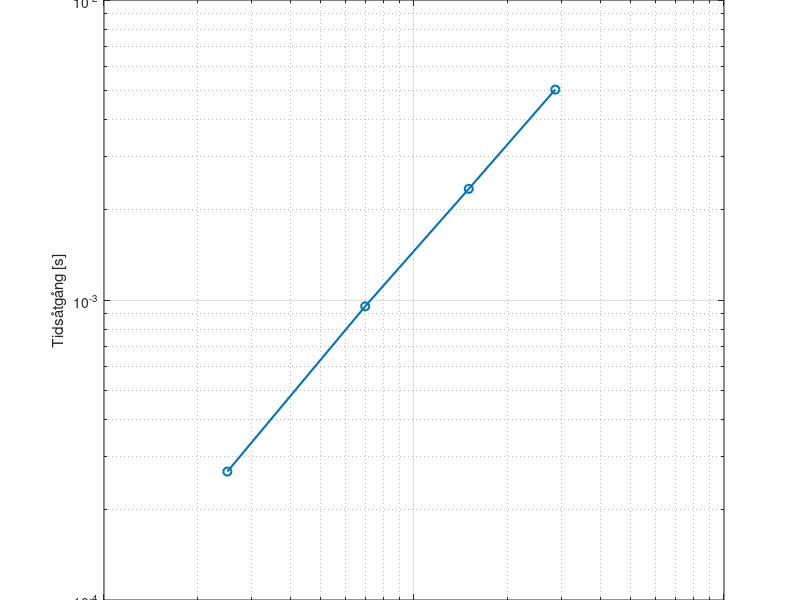

Here is the MATLAB script that generated this plot:
addpath('Matlab/Matlab/labb1-LinjarAlgebra-fackverk')

clear;      % Tar bort alla gamla variabler
clc;        % Rensar kommandofönstret
close all   % Stänger alla figurer

n =100; % antal iterationer;

% Kran 1
load('kran1.mat')
%whos % => A Size 250x250 då 127 noder -2 som sitter i väggen * 2 frihetsgrader x och y led
A = sparse(A);
%Skapa en b vektor med rätt storlek
%b = zeros(250,1); %250  A's size är 250x250
b = rand(250,1); %250  A's size är 250x250
size = [250];
time=0;
for i= 1:n
    timeStart = cputime;
    A\b;
    time = time + (cputime - timeStart);
end
tider = [time/n];
fprintf('Medeltid kran 1 = %.4f s\n', time/n);

% Kran 2
load('kran2.mat')
%whos % => A Size 696x696 då 350 noder -2 som sitter i väggen * 2 frihetsgrader x och y led
A = sparse(A);
%Skapa en b vektor med rätt storlek
%b = zeros(696,1);
b = rand(696,1);
size = [size, 696];
time=0;
for i= 1:n
    timeStart = cputime;
    A\b;
    time = time + (cputime - timeStart);
end
tider = [tider, time/n];
fprintf('Medeltid kran 2 = %.4f s\n', time/n);

% Kran 3
load('kran3.mat')
%whos % => A Size 2x1502 då 753 noder -2 som sitter i väggen * 2 frihetsgrader x och y led
A = sparse(A);
%Skapa en b vektor med rätt storlek
%b = zeros(1502,1);
b = rand(1502,1);
size = [size, 1502];
time=0;
for i= 1:n
    timeStart = cputime;
    A\b;
    time = time + (cputime - timeStart);
end
tider = [tider, time/n];
fprintf('Medeltid kran 3 = %.4f s\n', time/n); 

% Kran 4
load('kran4.mat')
%whos % => A Size 2856x2856 då 1430 noder -2 som sitter i väggen * 2 frihetsgrader x och y led
A = sparse(A);
%Skapa en b vektor med rätt storlek
%b = zeros(2856,1); 
b = rand(2856,1);
size = [size, 2856];
time=0; 
for i= 1:n
    timeStart = cputime;
    A\b;
    time = time + (cputime - timeStart);
end
tider = [tider, time/n];
fprintf('Medeltid kran 4 = %.4f s\n', time/n);

figure;
loglog(size, tider, 'o-', 'LineWidth', 1.5);
xlabel('Antal obekanta');
ylabel('Tidsåtgång [s]');

grid on;

size
tider
% Från uppgiften:
%Om tidsåtgången lyder potenssambandet T ≈ CN^α, där T är tidsåtgången och N är antalet obekanta 
% och C, α konstanter, så kan plottning i loglog-skala ge exponenten α som lutningen
%av resulterande linjen. Detta följer av att ta logaritmen på båda sidor av potenssambandet, vilket ger
%log T ≈log C+ αlog N.

% Linjen blir ganska rak vilket tyder på att sambandet håller hyfsat bra.
% Lutningen kan uppskattas med hjälp av polyfit:
p = polyfit(log(size), log(tider), 1) % 1 betyder linjär passning
lutning = p(1); % Lutningen är första koefficienten
fprintf('Uppskattad exponent α = %.2f\n', lutning);   
title("CPU-tid för Gausselimination på fackverk av olika storlek Uppgift 6, lutning "+lutning);

%Medeltid kran 1 = 0.0003 s
%Medeltid kran 2 = 0.0005 s
%Medeltid kran 3 = 0.0015 s
%Medeltid kran 4 = 0.0030 s

% jämfört med uppgift 4
%Medeltid kran 1 = 0.0072 s
%Medeltid kran 2 = 0.0197 s
%Medeltid kran 3 = 0.0817 s
%Medeltid kran 4 = 0.3793 s
